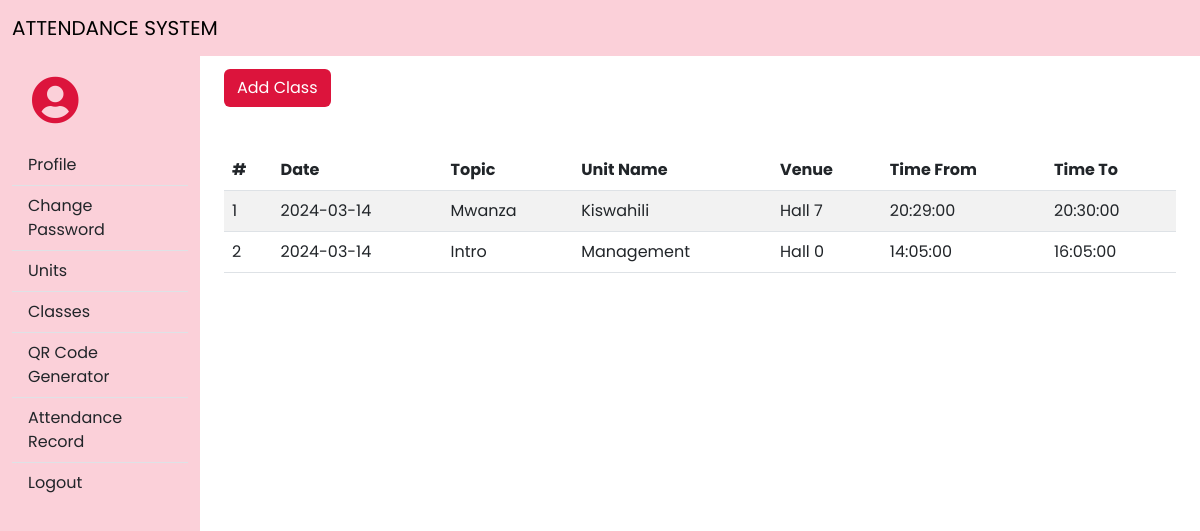
/lecturer/classes.php (signed in), run on the app's committed database.
### tables this page shows
CREATE TABLE `classes` (
  `id` int(11) NOT NULL,
  `unit_id` int(11) NOT NULL,
  `topic` varchar(20) NOT NULL,
  `date` date NOT NULL,
  `time_from` time NOT NULL,
  `time_to` time NOT NULL,
  `venue` varchar(20) NOT NULL,
  `user_id` int(11) NOT NULL
);

CREATE TABLE `units` (
  `id` int(11) NOT NULL,
  `name` varchar(30) NOT NULL,
  `school` varchar(50) NOT NULL,
  `course` varchar(30) NOT NULL,
  `year` int(11) NOT NULL,
  `semester` varchar(30) DEFAULT NULL,
  `user_id` int(11) NOT NULL
);

### lecturer/classes.php (the view, shortened to what this page needs)
<?php
@include 'header.php';
include_once "../config/dbConn.php";
$user_id = $_SESSION['user_id'];
$sql = "SELECT classes.date, classes.topic, classes.venue, classes.time_from, classes.time_to, units.name AS unit_name
        FROM classes
        INNER JOIN units ON classes.unit_id = units.id
        WHERE classes.user_id = $user_id";
$result = mysqli_query($conn, $sql);
?>
<div class="content-container">
<button type="button" class="btn custom-button" data-bs-toggle="modal" data-bs-target="#exampleModal">
  Add Class
</button>
<div class="custom-table">
    <br>
    <table class="table  table-striped">
        <thead>
            <tr>
                <th scope="col">#</th>
                <th scope="col">Date</th>
                <th scope="col">Topic</th>
                <th scope="col">Unit Name</th>
                <th scope="col">Venue</th>
                <th scope="col">Time From</th>
                <th scope="col">Time To</th>
            </tr>
        </thead>
        <tbody>
            <?php
            if (mysqli_num_rows($result) > 0) {
                $counter = 1;
                while ($row = mysqli_fetch_assoc($result)) {
                    echo "<tr>";
                    echo "<td>" . $counter++ . "</td>";
                    echo "<td>" . $row['date'] . "</td>";
                    echo "<td>" . $row['topic'] . "</td>";
                    echo "<td>" . $row['unit_name'] . "</td>";
                    echo "<td>" . $row['venue'] . "</td>";
                    echo "<td>" . $row['time_from'] . "</td>";
                    echo "<td>" . $row['time_to'] . "</td>";
                    echo "</tr>";
                }
                echo "</table>";
            } else {
                echo "No classes found for this user.";
            }
            ?>
</div>
<?php @include 'footer.php'; ?>

### style.css (style rules this page uses)
* { font-family: 'Poppins', sans-serif; margin:0; padding:0; box-sizing: border-box; outline: none; border:none; text-decoration: none; }
.custom-button { background-color: crimson; color: #fff ; }
.custom-table { margin-top: 2% !important; }
.content-container { padding-top: 6%; }

### data on the page
classes: date "2024-03-14", topic "Mwanza", unit.name "Kiswahili", venue "Hall 7", time_from "20:29:00", time_to "20:30:00"
classes: date "2024-03-14", topic "Intro", unit.name "Management", venue "Hall 0", time_from "14:05:00", time_to "16:05:00"
